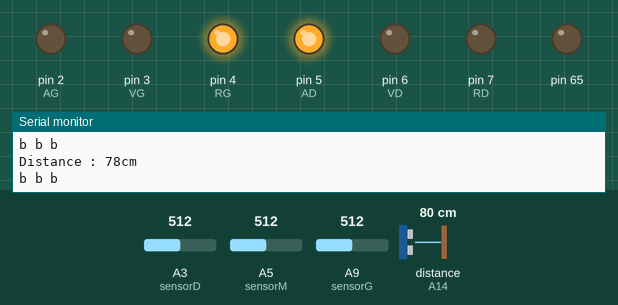
This sketch was run on a simulated Arduino Mega 2560, built with avr-gcc and run on an emulated ATmega2560. Shown: output pins drawn as LEDs (lit = HIGH), the last lines printed to the serial monitor. Wiring (inferred from the names in the program): ultrasonic range finder: trigger A13; echo A14. The inputs (shaded band) are chosen by the test bench; at power-on: A9 (sensorG) = 512, A5 (sensorM) = 512, A3 (sensorD) = 512, distance to the obstacle (sensor on A14) 80 cm. The echo pulse lasts 58.3 µs per cm; pins used as bus, display or sensor lines are not drawn.

Above: at 1.2 s.
1.3 s: A9 (sensorG) set to 212
4.3 s: A9 (sensorG) set to 182
At 5.5 s:
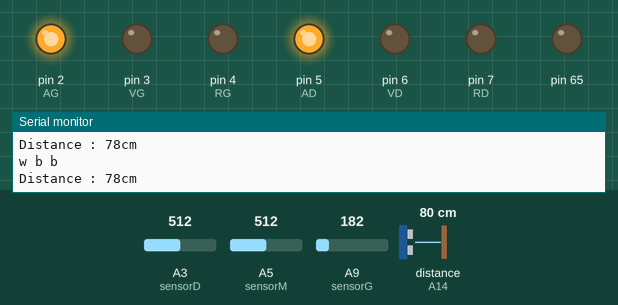
5.8 s: A5 (sensorM) set to 209
8.8 s: A5 (sensorM) set to 193
At 10.1 s:
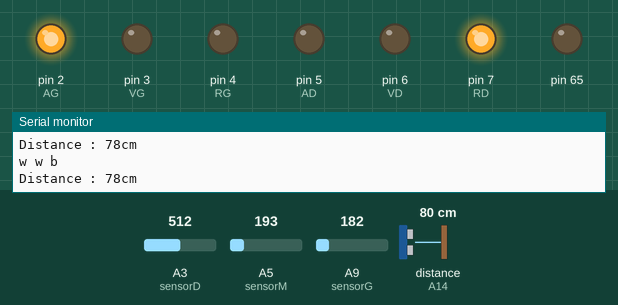
Timing chart, 0 to 11.8 s (numbered marks = the images above; inputs shaded):
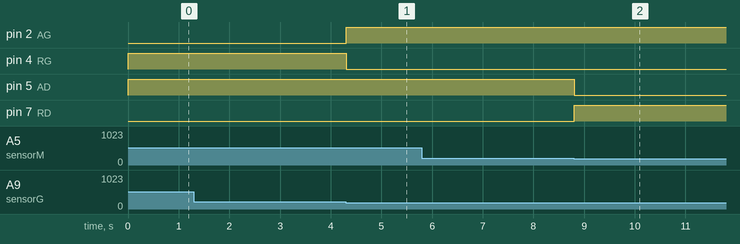

Measured:
- the behaviour switches between 201 and 200 on A9 (sensorG) (found by bisection; images 0 and 1)
- the behaviour switches between 201 and 200 on A5 (sensorM) (found by bisection; images 1 and 2)
- after the input at 4.3 s, pin 2 (AG): LOW → HIGH at once; pin 4 (RG): HIGH → LOW at once
- after the input at 8.8 s, pin 5 (AD): HIGH → LOW at once; pin 7 (RD): LOW → HIGH at once

The sketch:

projetM2M.ino
```cpp
// Définition des numéros de port
const int trigPin = A13;  // Trigger (emission)
const int echoPin = A14;  // Echo    (réception)

// Variables utiles
long duree;   // durée de l'echo
int distance; // distance
int sensorG = A9;
int sensorM = A5;
int sensorD = A3;

#define VG  3
#define AG  2
#define RG  4
#define VD  6
#define AD 5
#define RD  7

int seuil=200;
int erreur=0;
int first=0;
int partie=1;
void setup() {
Serial.begin(9600);
 pinMode(trigPin, OUTPUT); // Configuration du port du Trigger comme une SORTIE
pinMode(echoPin, INPUT);  // Configuration du port de l'Echo  comme une ENTREE
  pinMode(sensorG, INPUT);
  pinMode(sensorM, INPUT);
  pinMode(sensorD, INPUT);
  pinMode(VD,OUTPUT);
  pinMode(AD,OUTPUT);
  pinMode(RD,OUTPUT);
  pinMode(VG,OUTPUT);
  pinMode(AG,OUTPUT);
  pinMode(RG,OUTPUT);
}

void loop() {
  Serial.print(color(sensorG));
  Serial.print(' ');
  Serial.print(color(sensorM));
  Serial.print(' ');
  Serial.print(color(sensorD));
  Serial.println(' ');
  if(partie==1)
  partie1();
  else if(partie==2)
  partie2();
  else if(partie==3)
  partie3();
  else if(partie==4)
  partie4();

}
void partie1(){

  if (color(sensorG)=='b'){

      tournerLeft(65,65);

    }

     else if (color(sensorM)=='b'){
      avancer(65,65);

    }
    else if (color(sensorD)=='b'){
          tournerRight(65,65);
    }
    else if ((color(sensorG)=='w')&&(color(sensorG)=='w')&&(color(sensorG)=='w')){
          tournerRight(65,65);
    }

 if(distanceOBS()<10)
    {
    while(distanceOBS()<10)
    {
      avancer(0,0);delay(2000);
    }
    partie=2;
    }
}
void partie2(){


      if (color(sensorD)=='b'){
          tournerRight(65,65);
    }
     else if (color(sensorM)=='b'){
      avancer(60,60);

    }
  else if (color(sensorG)=='b'){

      tournerLeft(60,60);

    }
    else if ((color(sensorG)=='w')&&(color(sensorG)=='w')&&(color(sensorG)=='w')){
          avancer(60,60);
    }

 if(distanceOBS()<10)
    {
    while(distanceOBS()<10)
    {
      avancer(0,0);delay(2000);
    }
    partie=3;
    }
}
void partie3(){

  if (color(sensorG)=='b'){

      tournerLeft(65,65);

    }

     else if (color(sensorM)=='b'){
      avancer(65,65);

    }
    else if (color(sensorD)=='b'){
          tournerRight(65,65);
    }
    else if ((color(sensorG)=='w')&&(color(sensorG)=='w')&&(color(sensorG)=='w')){
      avancer(65,65);delay(200);
          while((color(sensorG)=='w')&&(color(sensorG)=='w')&&(color(sensorG)=='w')){
          avancer(65,65);

          //partie=4;
    }


}
}
void partie4(){

  if (color(sensorG)=='b'){

      tournerLeft(65,65);

    }

     else if (color(sensorM)=='b'){
      avancer(65,65);

    }
    else if (color(sensorD)=='b'){
          tournerRight(65,65);
    }
    else if ((color(sensorG)=='w')&&(color(sensorG)=='w')&&(color(sensorG)=='w')){
          tournerRight(65,65);
    }


}

char color(int cap){

  if (analogRead(cap)>seuil){
    return 'b';
  }
  else{
    return 'w';
   }

}


int distanceOBS(){
  // Émission d'un signal de durée 10 microsecondes
  digitalWrite(trigPin, LOW);
  delayMicroseconds(5);
  digitalWrite(trigPin, HIGH);
  delayMicroseconds(10);
  digitalWrite(trigPin, LOW);

  // Écoute de l'écho
  duree = pulseIn(echoPin, HIGH);

  // Calcul de la distance
  distance = duree*0.034/2;

 // Affichage de la distance dans le Moniteur Série
 Serial.print("Distance : ");
 Serial.print(distance);
 Serial.println("cm");
 return  distance;
}
 void avancer(int vitesseG,int vitesseD){
              digitalWrite(AG,HIGH);
              digitalWrite(RG,LOW);
              analogWrite(vitesseG,vitesseD);
              digitalWrite(AD,HIGH);
              digitalWrite(RD,LOW);
              analogWrite(vitesseG,vitesseD);
            }


void tournerRight(int vitesseG,int vitesseD)
{
  digitalWrite(AG,1);
  digitalWrite(RG,0);
  analogWrite(vitesseG,vitesseD);
  digitalWrite(AD,0);
  digitalWrite(RD,1);
  analogWrite(vitesseG,vitesseD);

}


void tournerLeft(int vitesseG,int vitesseD)
{
  digitalWrite(AG,0);
  digitalWrite(RG,1);
  analogWrite(vitesseG,vitesseD);
  digitalWrite(AD,1);
  digitalWrite(RD,0);
  analogWrite(vitesseG,vitesseD);
}
```
